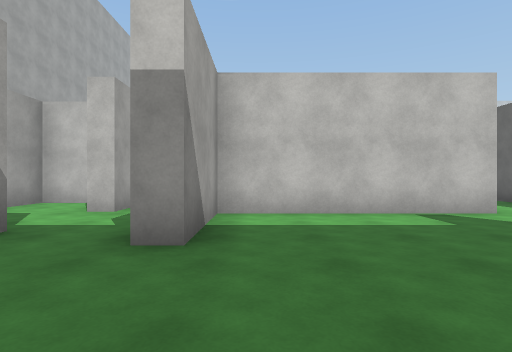
[1] (above)

24 first-person views from a walk through a Unity game level. The camera is 1.3 m above the floor, looks level and sees 80° across. The floor is counted in squares, 2 m on a side. Each view is taken from the middle of a square. On the plan, view 1 faces up. The plan holds only what a view shows up to about 10 squares ahead; the rest is blank. The place goes on beyond the plan. The player character is not drawn. Some animated figures are left out. Surface patterns are stand-ins for the level's own textures.

[2]
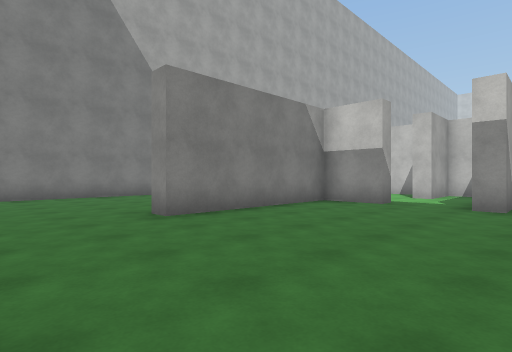

[3]
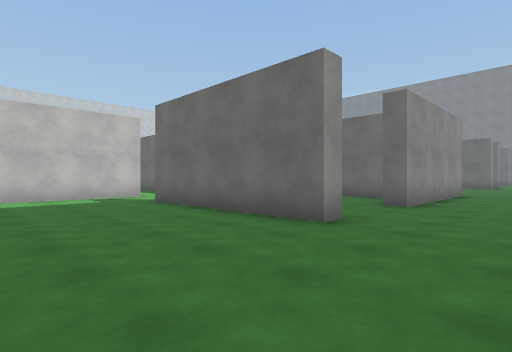

[4]
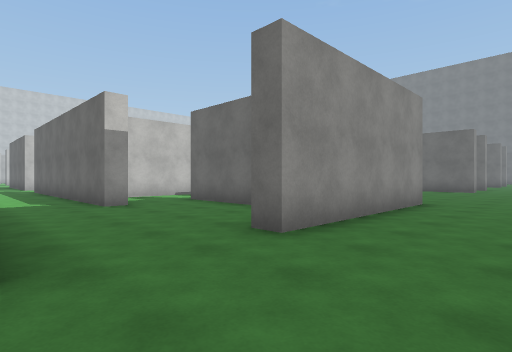

[5]
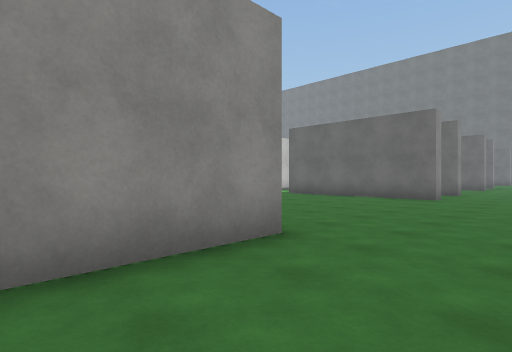

[6]
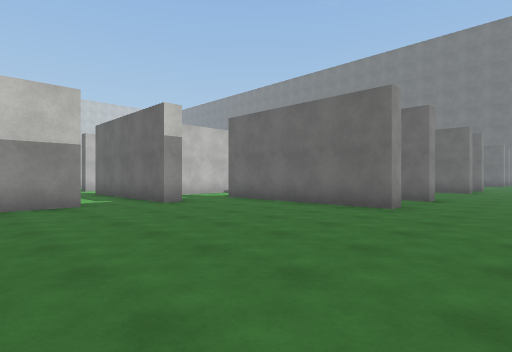

[7]
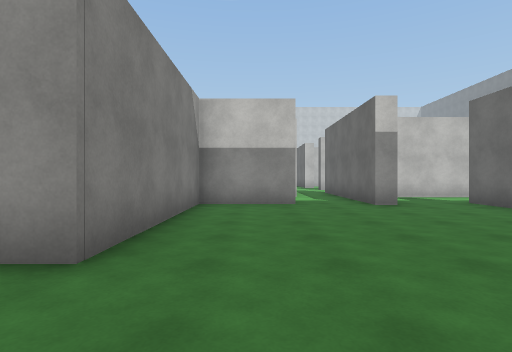

[8]
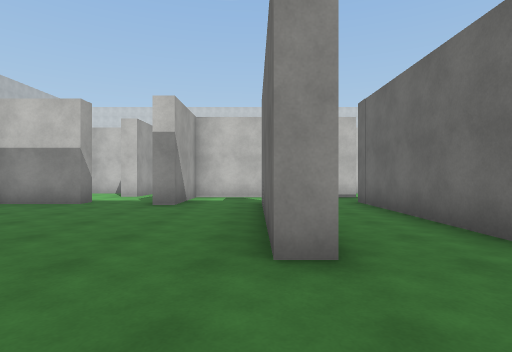

[9]
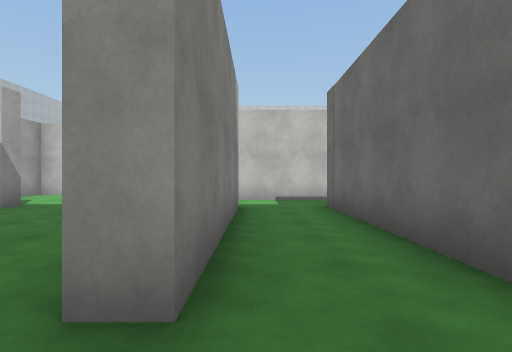

[10]
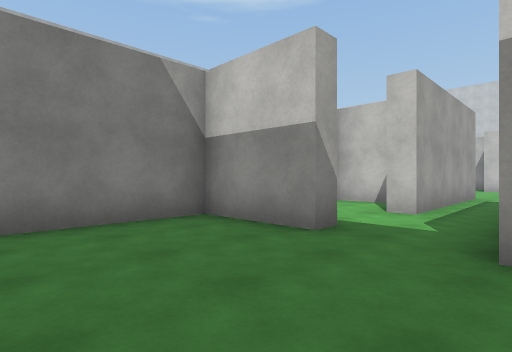

[11]
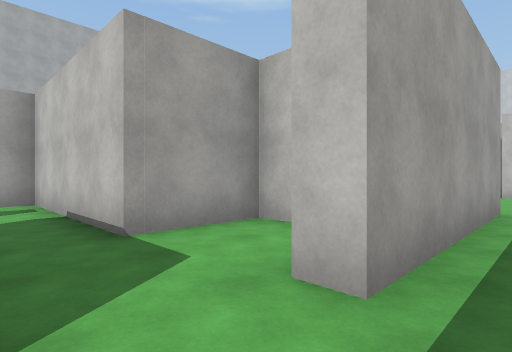

[12]
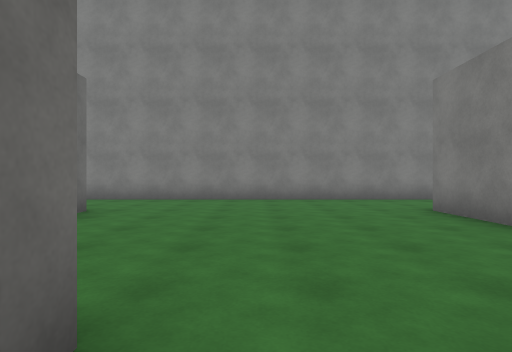

[13]
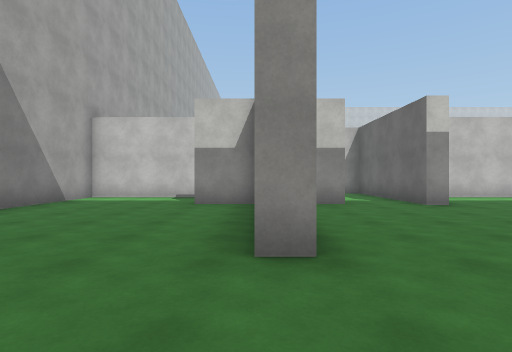

[14]
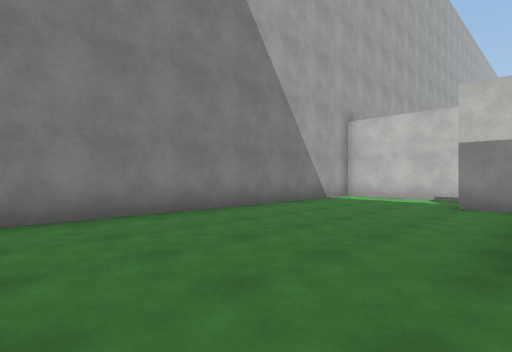

[15]
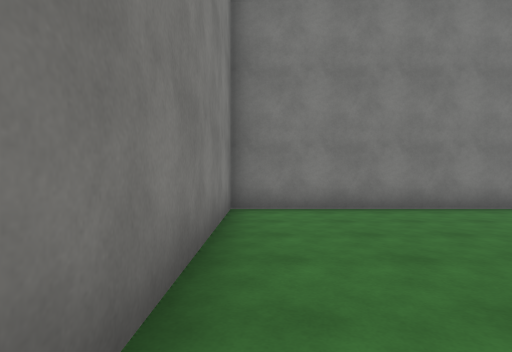

[16]
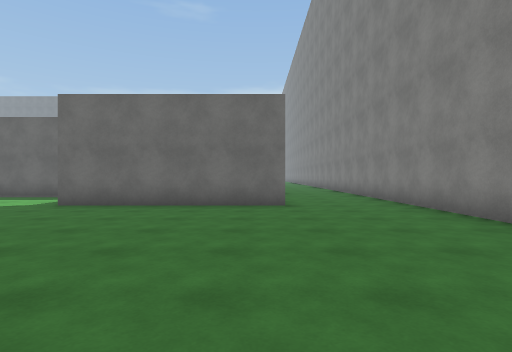

[17]
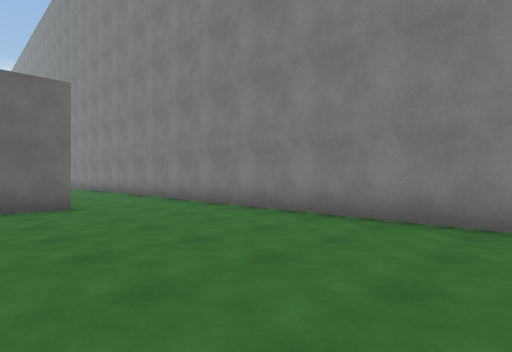

[18]
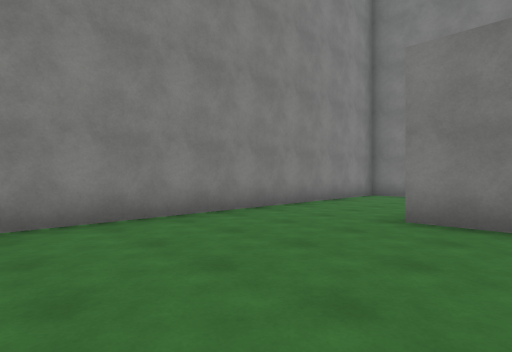

[19]
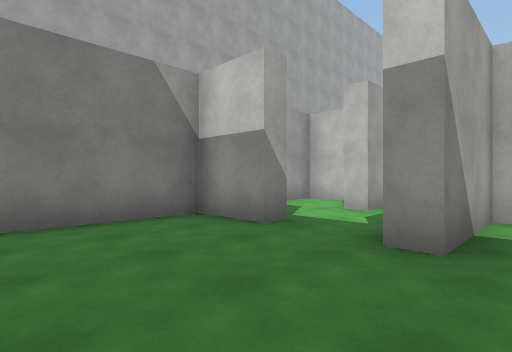

[20]
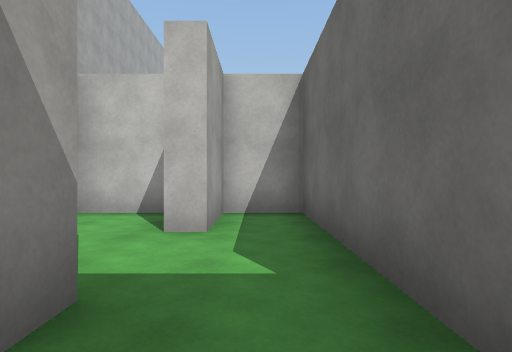

[21]
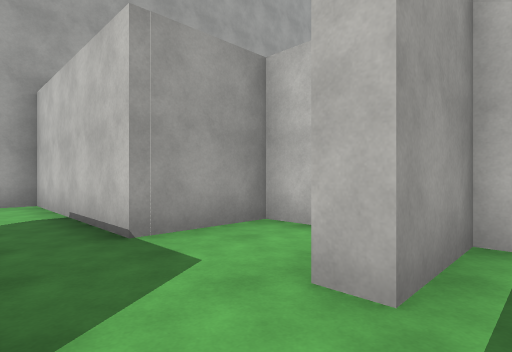

[22]
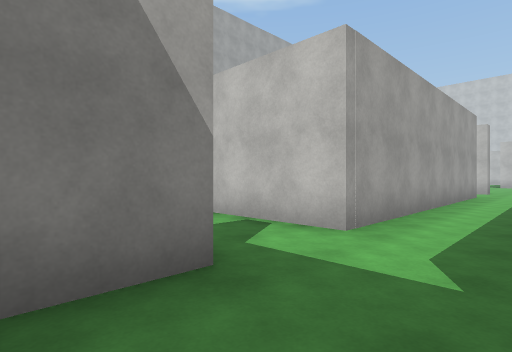

[23]
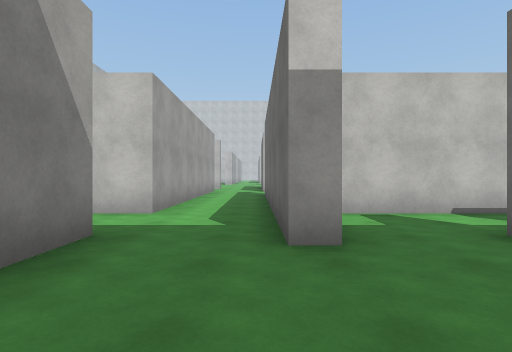

[24]
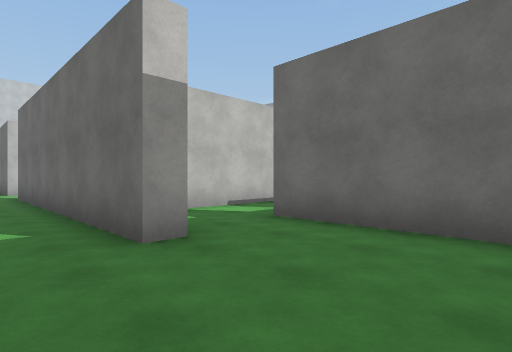

### Floor plan
Points are (right, up) in squares from view 1. A wall is a line through its corners. A room is listed if a view was taken in it or the views show most of it. See-through windows are left out.
Room 1 (views 1, 2, 3, 4, 5, 6, 7, 8, 9, 10, 13, 14, 15, 16, 17, 18, 19, 20)
walls: (4.2, -1.7) (3.7, -1.7) (3.7, 3.4); (10, -4.5) (19.8, -4.5); (4.2, 5.3) (-0.7, 5.3) (-0.7, 2.8) (-1.2, 2.8); (13.9, 3.1) (11.7, 3.1) (11.7, -1.7) (6.7, -1.7); (-2.9, 3.1) (-4.5, 3.1) (-4.5, -1.5) (-5.1, -1.5); (16.2, 2.8) (15.7, 2.8); (-5, 3.1) (-6.5, 3.1); (18.6, 3.2) (18.6, -1.7) (18.1, -1.7) (18.1, 2.4); (-6.4, 5.3) (-10, 5.3) (-10, -4.5) (7, -4.5); (21, -1.7) (20.6, -1.7) (20.6, 3.6); (21.1, 5.3) (18.4, 5.3)
ways out: opening at (14.5, 3) to room 2; opening at (-2, 3) to room 3; opening at (5.5, -1) to room 4; opening at (4, 4.5) to room 5; opening at (-6, 4.5) to room 6; opening at (17, 3) to room 9; opening at (18, 4.5) to room 9; opening at (21, 4.5)
Room 2 (views 11, 12)
walls: (14.3, 5.5) (13.8, 5.5); (13.9, 3.6) (13.9, 3.1); (13.1, 7.4) (11.7, 7.4) (11.7, 5.3); (15.7, 2.8) (15.7, 5.5)
ways out: opening at (14.5, 3) to room 1; opening at (11, 4.5) to room 7; opening at (15, 6.5)
Room 3 (view 21)
walls: (-2.9, 3.6) (-2.9, 3.1); (-1.2, 2.8) (-1.2, 7.4) (-2.6, 7.4) (-2.6, 5.5) (-3.1, 5.5)
ways out: opening at (-2, 3) to room 1; opening at (-3, 4.5) to room 6
Room 4 (views 22, 23, 24)
walls: (6.9, 2.8) (6.3, 2.8); (6.7, -1.7) (6.7, -1.2); (8.8, -0.4) (8.8, 2.4)
ways out: opening at (5.5, -1) to room 1; opening at (5, 3) to room 5; opening at (7.5, 3) to room 8
Room 5 (no view inside)
walls: (4.2, 3.4) (4.2, 2.1); (4.2, 13.2) (4.2, 5.3); (6.3, 2.8) (6.3, 10.6)
ways out: opening at (4, 4.5) to room 1; opening at (5, 3) to room 4; opening at (5, 13); opening at (6, 11.5)
Room 6 (no view inside)
walls: (-3.6, 7.4) (-5.2, 7.4) (-5.2, 5.3) (-6.4, 5.3)
ways out: opening at (-6, 4.5) to room 1; opening at (-3, 4.5) to room 3
Room 7 (no view inside)
walls: (11.7, 5.3) (8.5, 5.3)
ways out: opening at (11, 4.5) to room 2; opening at (9, 4.5) to room 8
Room 8 (no view inside)
walls: (8.5, 5.3) (6.8, 5.3) (6.8, 4.6); (8.8, 2.4) (8.8, 3.4)
ways out: opening at (7.5, 3) to room 4; opening at (9, 4.5) to room 7
Room 9 (no view inside)
walls: (18.4, 5.3) (16.2, 5.3) (16.2, 2.8); (18.1, 2.4) (18.1, 3.4)
ways out: opening at (17, 3) to room 1; opening at (18, 4.5) to room 1

Where each view was taken, in squares from view 1:
view 1: 0 up, 0 right, facing up
view 2: 4 down, 0 right, facing up-left
view 3: 4 down, 0 right, facing up-right
view 4: 4 down, 4 right, facing up-right
view 5: 4 down, 9 right, facing up-right
view 6: 4 down, 12 right, facing up-right
view 7: 4 down, 13 right, facing up
view 8: 4 down, 18 right, facing up
view 9: 3 down, 19 right, facing up
view 10: 0 up, 16 right, facing up-left
view 11: 4 up, 15 right, facing up-left
view 12: 4 up, 15 right, facing down
view 13: 4 down, 5 left, facing up
view 14: 4 down, 5 left, facing up-left
view 15: 4 down, 4 left, facing left
view 16: 1 down, 3 left, facing right
view 17: 0 up, 3 left, facing down-right
view 18: 0 up, 0 right, facing down-left
view 19: 0 up, 0 right, facing up-left
view 20: 2 up, 2 left, facing up
view 21: 4 up, 2 left, facing up-left
view 22: 2 up, 6 right, facing up-left
view 23: 0 up, 6 right, facing up
view 24: 0 up, 5 right, facing up-right
